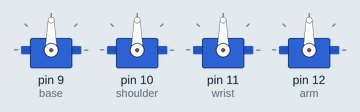
A sketch run on a simulated Arduino Uno, built with avr-gcc and run on an emulated ATmega328P. Shown: 4 × servo.

Above: at 0.1 s.
At 1.1 s:
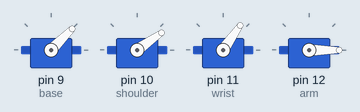
Timing chart, 0 to 2.6 s (numbered marks = the images above):
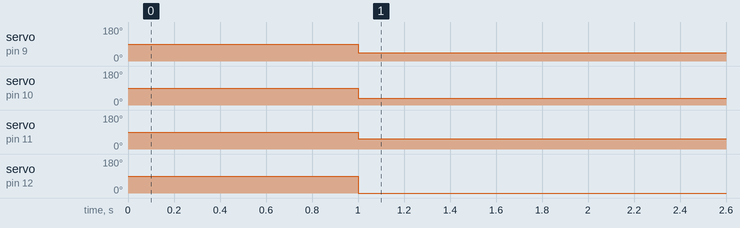

The sketch:

servo_motor.ino
```cpp
#include <Servo.h>
#include <math.h>

#define pi 3.1415
#define BASE_ANGLE 0
#define SHOULDER_ANGLE 50
#define ELBOW_ANGLE 45
#define WRIST_ANGLE 150
#define GRIPPER_ANGLE 30

// Joint angles
float theta1 = BASE_ANGLE;
float theta2 = SHOULDER_ANGLE;
float theta3 = ELBOW_ANGLE;
float theta4 = WRIST_ANGLE;

// Servo motors
Servo base;
Servo shoulder;
Servo wrist;
Servo arm;

// Link lengths (in cm)
float L1 = 6.0;
float L2 = 12.0;
float L3 = 10.0;
float L4 = 0.0;

void setup() {
  // Attach servo motors
  base.attach(9);
  shoulder.attach(10);
  wrist.attach(11);
  arm.attach(12);

  // Set initial joint angles
  base.write(90);
  shoulder.write(90);
  wrist.write(90);
  arm.write(90);

  // Wait for servos to reach initial position
  delay(1000);
}

void loop() {
  // Define target position (in cm)
  float x = 10;
  float y = 10;
  float z = 10;

  // Compute HD method
  float r1 = sqrt(x*x + y*y + z*z);
  float phi1 = atan2(y, x);
  float phi2 = atan2(sqrt(x*x + y*y), z);
  float r3 = sqrt(r1*r1 - L4*L4);
  float phi3 = acos((r3*r3 + L2*L2 - L3*L3) / (2*r3*L2));
  float psi3 = atan2(L4, r3);
  float psi2 = acos((L2*L2 + L3*L3 - r3*r3) / (2*L2*L3));
  float psi1 = atan2(z, sqrt(x*x + y*y));
  float a = sqrt((L2*L2) + (L3*L3) - (2*L2*L3*cos(psi2)));
  float b = sqrt((r1*r1) - (L4*L4));
  float gamma = atan2(L4, b);
  float delta = acos((a*a) + (b*b) - (L2*L2) - (L3*L3)) / (2*a*b);
  theta1 = phi1;
  theta2 = pi/2 - phi2;
  theta3 = pi/2 - (phi3 + psi3);
  theta4 = pi/2 - psi2 - delta - gamma;

  // Convert joint angles to servo positions
  int base_pos = (int)(theta1 * 180 / pi);
  int shoulder_pos = (int)(theta2 * 180 / pi);
  int wrist_pos = (int)(theta3 * 180 / pi);
  int arm_pos = (int)(theta4 * 180 / pi);

  // Move servo motors to new positions
  base.write(base_pos);
  shoulder.write(shoulder_pos);
  wrist.write(wrist_pos);
  arm.write(arm_pos);

  // Delay for smoother motion
  delay(10);
}
```

Measured:
- by itself, servo on pin 9 (base): 90° → 45° at 1.0 s
- by itself, servo on pin 10 (shoulder): 90° → 35° at 1.0 s
- by itself, servo on pin 11 (wrist): 90° → 55° at 1.0 s
- by itself, servo on pin 12 (arm): 90° → 0° at 1.0 s
